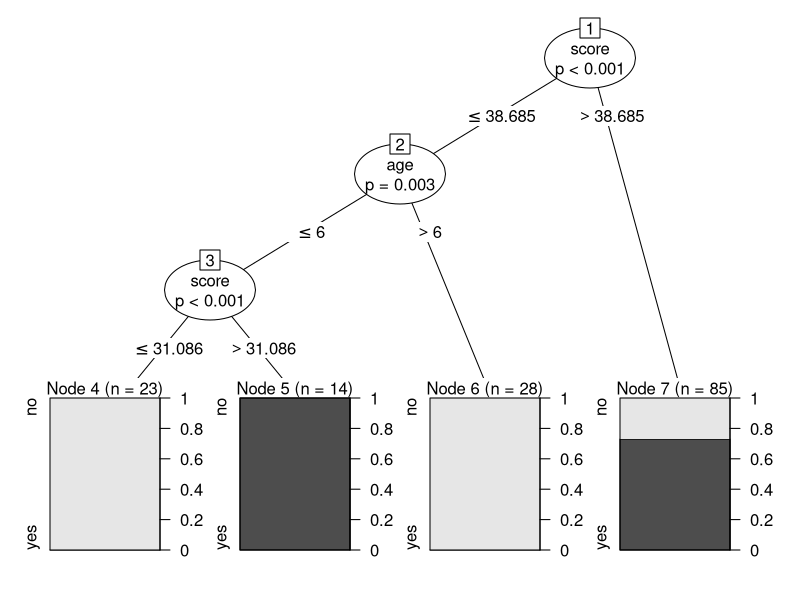

Reproduce this figure in R. (Note: this script raises an error after producing the figure.)
library(datasets)
library(caTools)
library(party)
library(dplyr)      
library(magrittr)

data("readingSkills")
head(readingSkills)         

#Splitting dataset into 4:1 ratio for train and test data   

sample_data = sample.split(readingSkills, SplitRatio = 0.8)
train_data <- subset(readingSkills, sample_data == TRUE)
test_data <- subset(readingSkills, sample_data == FALSE)

#Create the decision tree model using ctree and plot the model

model<- ctree(nativeSpeaker ~ ., train_data)
plot(model)


#The basic syntax for creating a decision tree in R is: 

ctree(formula, data) 

#Making a predictionn    

# testing the people who are native speakers
# and those who are not
predict_model<-predict(ctree_, test_data) 

# creates a table to count how many are classified
# as native speakers and how many are not   
m_at <- table(test_data$nativeSpeaker, predict_model)
m_at    

#Determining the accuracy of the model developed 

ac_Test < - sum(diag(table_mat)) / sum(table_mat)
print(paste('Accuracy for test is found to be', ac_Test))
